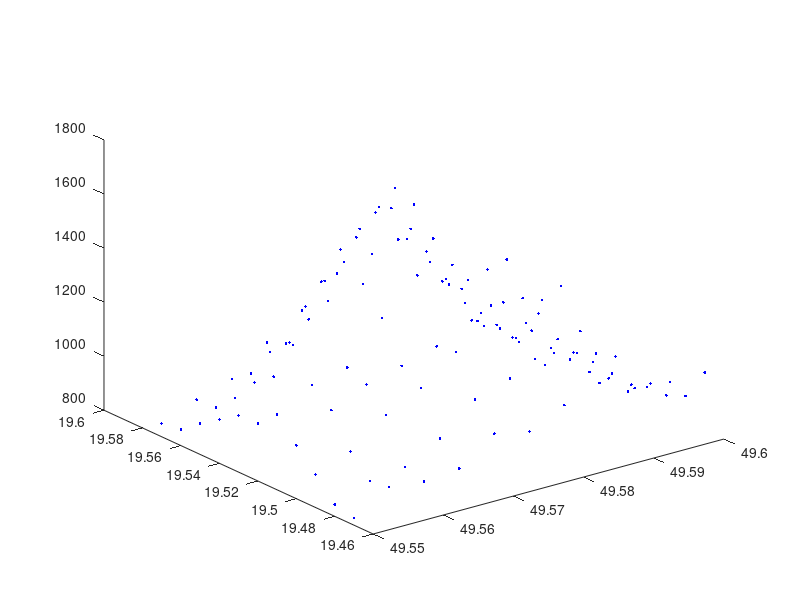

Source code (MATLAB): (Note: this script raises an error after producing the figure.)
% interp_obiekt3D.m
clear all; close all;
%load(’X.mat’);
load('babia_gora.dat'); X=babia_gora;
figure; grid; plot3( X(:,1), X(:,2), X(:,3), 'b.' ); pause
x = X(:,1); y = X(:,2); z = X(:,3);                                 % pobranie x,y,z
half_x = X(1:2:121,1); half_y = X(1:2:121,2); half_z = X(1:2:121,3);    %Wzięcie połowy punktów góry. babiagora.dat ma 121 wierszy
Missing_X = X(2:2:120,:);                                           %Macierz zawierająca te punkty, które zabraliśmy powyżej.
xvar = min(x) : (max(x)-min(x))/200 : max(x); % zmiennosc x
yvar = min(y) : (max(y)-min(y))/200 : max(y); % zmiennosc y
[Xi,Yi] = meshgrid( xvar, yvar );                                   % siatka interpolacji xi, yi
out = griddata( x, y, z, Xi,Yi, 'natural' );                          % interp: nearest, linear, natural, spline (v4), cubic
figure; surf( out, LineStyle=":", LineWidth=0.1 ); pause  % rysunek
half_x_var = min(half_x) : (max(half_x)-min(half_x))/200 : max(half_x); % Wychodzi na to samo co xvar
half_y_var = min(half_y) : (max(half_y)-min(half_y))/200 : max(half_y); % Wychodzi na to samo co yvar
[half_Xi,half_Yi] = meshgrid(half_x_var, half_y_var);
figure; grid; plot3( half_x, half_y, half_z, 'b.' ); pause

%Interpolacja ======================================================
half_out = griddata(half_x, half_y, half_z, half_Xi, half_Yi, 'natural');
figure; surf( half_out, LineStyle=":", LineWidth=0.1 );
%Sumowanie wartości błędów bezwzględnych.=================================
l_err_abs_sum = 0;
pa=0;
[M,N] = size(Missing_X);
rounded_xvar = round(xvar,4); % Zaokrąglam, ponieważ dla funkcji find 5.14999998 != 5.15
rounded_yvar = round(yvar,4);
for i = 1:M
   x_var_index = find(rounded_xvar == Missing_X(i,1));
   y_var_index = find(rounded_yvar == Missing_X(i,2));
   l_err_abs_sum = l_err_abs_sum + abs(half_out(y_var_index,x_var_index)-out(y_var_index,x_var_index));
   pa=pa+1;
end
l_err_abs_sum/pa,
%Sumowanie błędó =================================
l_err_sum = 0;
pe=0;
for i = 1:M
   x_var_index = find(rounded_xvar == Missing_X(i,1));
   y_var_index = find(rounded_yvar == Missing_X(i,2));
   l_err_sum = l_err_sum + (half_out(y_var_index,x_var_index)-out(y_var_index,x_var_index));
   pe=pe+1;
end
l_err_sum/pe,
